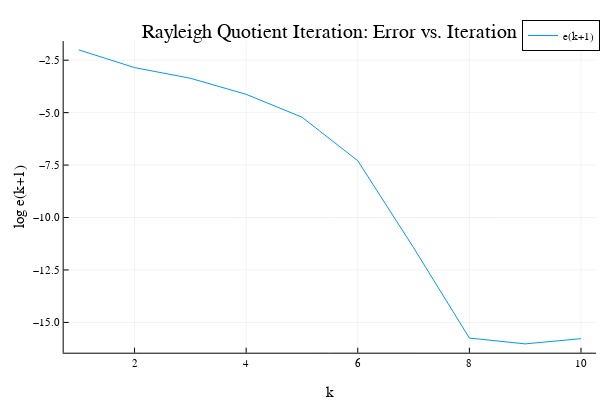

Notebook code for this chart:
### Code cell
Plots.plot(log10.(errors_rqi), label="e(k+1)")
Plots.title!("Rayleigh Quotient Iteration: Error vs. Iteration")
Plots.xlabel!("k")
Plots.ylabel!("log e(k+1)")
# Plots.savefig("figures/2_9_RQI_err_it.png")

### Figure 1 — Plotly figure (JSON) as saved in the notebook; plotly's stock layout.template omitted (floating-point values rounded to 4 significant figures)
{"data": [{"colorbar": {"title": ""}, "legendgroup": "e(k+1)", "line": {"color": "rgba(0, 154, 250, 1.000)", "dash": "solid", "shape": "linear", "width": 1}, "mode": "lines", "name": "e(k+1)", "showlegend": true, "type": "scatter", "x": [1, 2, 3, 4, 5, 6, 7, 8, 9, 10], "xaxis": "x", "y": [-2.007, -2.853, -3.36, -4.127, -5.216, -7.293, -11.44, -15.75, -16.02, -15.78], "yaxis": "y", "zmax": null, "zmin": null}], "layout": {"annotations": [{"font": {"color": "rgba(0, 0, 0, 1.000)", "family": "sans-serif", "size": 20}, "rotation": 0, "showarrow": false, "text": "Rayleigh Quotient Iteration: Error vs. Iteration", "x": 0.5498, "xanchor": "center", "xref": "paper", "y": 1, "yanchor": "top", "yref": "paper"}], "height": 400, "legend": {"bgcolor": "rgba(255, 255, 255, 1.000)", "bordercolor": "rgba(0, 0, 0, 1.000)", "borderwidth": 1, "font": {"color": "rgba(0, 0, 0, 1.000)", "family": "sans-serif", "size": 11}, "tracegroupgap": 0, "traceorder": "normal", "x": 1, "xanchor": "auto", "y": 1, "yanchor": "auto"}, "margin": {"b": 20, "l": 0, "r": 0, "t": 20}, "paper_bgcolor": "rgba(255, 255, 255, 1.000)", "plot_bgcolor": "rgba(255, 255, 255, 1.000)", "showlegend": true, "width": 600, "xaxis": {"anchor": "y", "domain": [0.1061, 0.9934], "gridcolor": "rgba(0, 0, 0, 0.100)", "gridwidth": 0.5, "linecolor": "rgba(0, 0, 0, 1.000)", "mirror": false, "range": [0.73, 10.27], "showgrid": true, "showline": true, "showticklabels": true, "tickangle": 0, "tickcolor": "rgb(0, 0, 0)", "tickfont": {"color": "rgba(0, 0, 0, 1.000)", "family": "sans-serif", "size": 11}, "tickmode": "array", "ticks": "inside", "ticktext": ["2", "4", "6", "8", "10"], "tickvals": [2, 4, 6, 8, 10], "title": "k", "titlefont": {"color": "rgba(0, 0, 0, 1.000)", "family": "sans-serif", "size": 15}, "type": "-", "visible": true, "zeroline": false, "zerolinecolor": "rgba(0, 0, 0, 1.000)"}, "yaxis": {"anchor": "x", "domain": [0.07581, 0.9415], "gridcolor": "rgba(0, 0, 0, 0.100)", "gridwidth": 0.5, "linecolor": "rgba(0, 0, 0, 1.000)", "mirror": false, "range": [-16.44, -1.587], "showgrid": true, "showline": true, "showticklabels": true, "tickangle": 0, "tickcolor": "rgb(0, 0, 0)", "tickfont": {"color": "rgba(0, 0, 0, 1.000)", "family": "sans-serif", "size": 11}, "tickmode": "array", "ticks": "inside", "ticktext": ["−15.0", "−12.5", "−10.0", "−7.5", "−5.0", "−2.5"], "tickvals": [-15, -12.5, -10, -7.5, -5, -2.5], "title": "log e(k+1)", "titlefont": {"color": "rgba(0, 0, 0, 1.000)", "family": "sans-serif", "size": 15}, "type": "-", "visible": true, "zeroline": false, "zerolinecolor": "rgba(0, 0, 0, 1.000)"}}}
